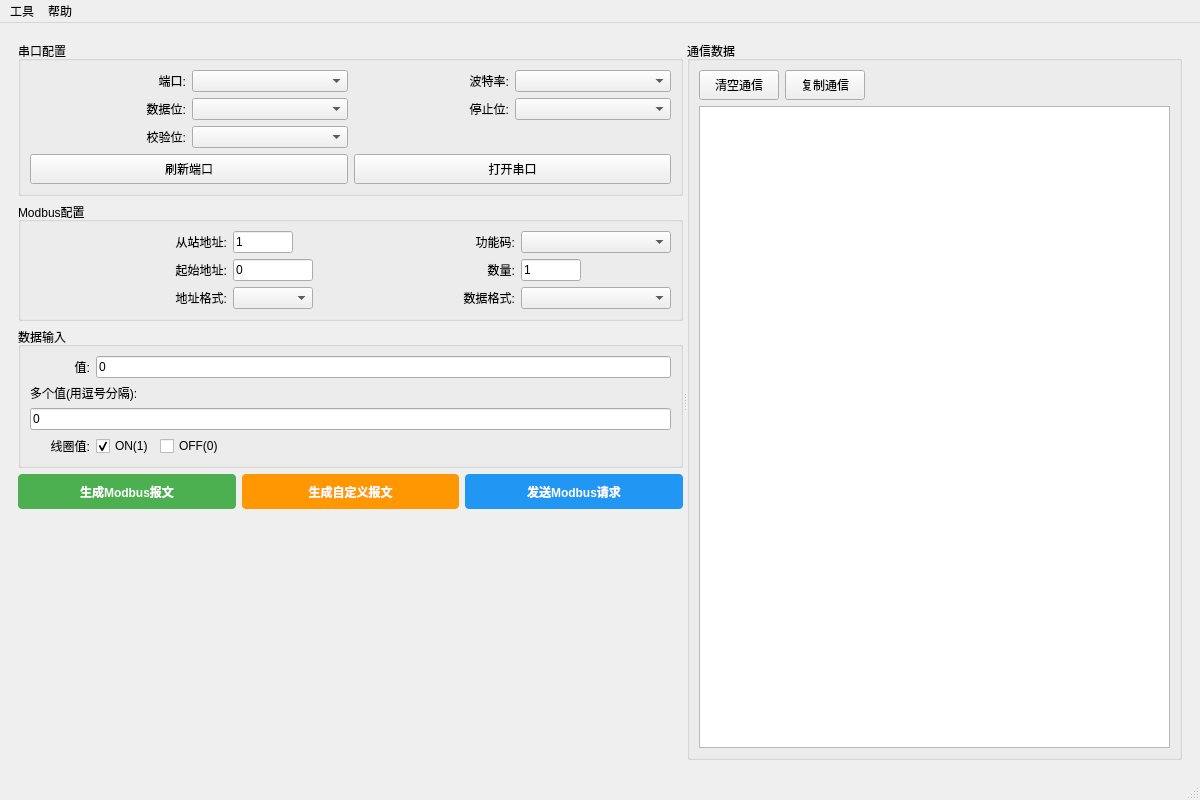
<?xml version="1.0" encoding="UTF-8"?>
<ui version="4.0">
 <class>MainWindow</class>
 <widget class="QMainWindow" name="MainWindow">
  <property name="geometry">
   <rect>
    <x>0</x>
    <y>0</y>
    <width>1200</width>
    <height>800</height>
   </rect>
  </property>
  <property name="windowTitle">
   <string>工具集 - Modbus串口工具 &amp; 进制转换器</string>
  </property>
  <widget class="QWidget" name="centralwidget">
   <layout class="QVBoxLayout" name="verticalLayout">
    <item>
     <widget class="QStackedWidget" name="stackedWidget">
      <property name="currentIndex">
       <number>0</number>
      </property>
      <widget class="QWidget" name="modbusPage">
       <layout class="QVBoxLayout" name="verticalLayout_2">
        <item>
         <widget class="QSplitter" name="splitter">
          <property name="orientation">
           <enum>Qt::Horizontal</enum>
          </property>
          <widget class="QWidget" name="left_widget">
           <layout class="QVBoxLayout" name="verticalLayout_3">
            <item>
             <widget class="QGroupBox" name="serial_group">
              <property name="title">
               <string>串口配置</string>
              </property>
              <layout class="QVBoxLayout" name="verticalLayout_4">
               <item>
                <layout class="QGridLayout" name="gridLayout">
                 <item row="0" column="0">
                  <widget class="QLabel" name="label">
                   <property name="text">
                    <string>端口:</string>
                   </property>
                   <property name="alignment">
                    <set>Qt::AlignRight|Qt::AlignTrailing|Qt::AlignVCenter</set>
                   </property>
                  </widget>
                 </item>
                 <item row="0" column="1">
                  <widget class="QComboBox" name="port_combo">
                   <property name="minimumSize">
                    <size>
                     <width>120</width>
                     <height>0</height>
                    </size>
                   </property>
                  </widget>
                 </item>
                 <item row="0" column="2">
                  <widget class="QLabel" name="label_2">
                   <property name="text">
                    <string>波特率:</string>
                   </property>
                   <property name="alignment">
                    <set>Qt::AlignRight|Qt::AlignTrailing|Qt::AlignVCenter</set>
                   </property>
                  </widget>
                 </item>
                 <item row="0" column="3">
                  <widget class="QComboBox" name="baud_combo">
                   <property name="minimumSize">
                    <size>
                     <width>80</width>
                     <height>0</height>
                    </size>
                   </property>
                  </widget>
                 </item>
                 <item row="1" column="0">
                  <widget class="QLabel" name="label_3">
                   <property name="text">
                    <string>数据位:</string>
                   </property>
                   <property name="alignment">
                    <set>Qt::AlignRight|Qt::AlignTrailing|Qt::AlignVCenter</set>
                   </property>
                  </widget>
                 </item>
                 <item row="1" column="1">
                  <widget class="QComboBox" name="data_bits_combo">
                   <property name="minimumSize">
                    <size>
                     <width>60</width>
                     <height>0</height>
                    </size>
                   </property>
                  </widget>
                 </item>
                 <item row="1" column="2">
                  <widget class="QLabel" name="label_4">
                   <property name="text">
                    <string>停止位:</string>
                   </property>
                   <property name="alignment">
                    <set>Qt::AlignRight|Qt::AlignTrailing|Qt::AlignVCenter</set>
                   </property>
                  </widget>
                 </item>
                 <item row="1" column="3">
                  <widget class="QComboBox" name="stop_bits_combo">
                   <property name="minimumSize">
                    <size>
                     <width>60</width>
                     <height>0</height>
                    </size>
                   </property>
                  </widget>
                 </item>
                 <item row="2" column="0">
                  <widget class="QLabel" name="label_5">
                   <property name="text">
                    <string>校验位:</string>
                   </property>
                   <property name="alignment">
                    <set>Qt::AlignRight|Qt::AlignTrailing|Qt::AlignVCenter</set>
                   </property>
                  </widget>
                 </item>
                 <item row="2" column="1">
                  <widget class="QComboBox" name="parity_combo">
                   <property name="minimumSize">
                    <size>
                     <width>80</width>
                     <height>0</height>
                    </size>
                   </property>
                  </widget>
                 </item>
                </layout>
               </item>
               <item>
                <layout class="QHBoxLayout" name="button_layout">
                 <item>
                  <widget class="QPushButton" name="refresh_btn">
                   <property name="text">
                    <string>刷新端口</string>
                   </property>
                   <property name="minimumSize">
                    <size>
                     <width>80</width>
                     <height>30</height>
                    </size>
                   </property>
                  </widget>
                 </item>
                 <item>
                  <widget class="QPushButton" name="open_btn">
                   <property name="text">
                    <string>打开串口</string>
                   </property>
                   <property name="minimumSize">
                    <size>
                     <width>80</width>
                     <height>30</height>
                    </size>
                   </property>
                  </widget>
                 </item>
                </layout>
               </item>
              </layout>
             </widget>
            </item>
            <item>
             <widget class="QGroupBox" name="modbus_group">
              <property name="title">
               <string>Modbus配置</string>
              </property>
              <layout class="QVBoxLayout" name="verticalLayout_5">
               <item>
                <layout class="QGridLayout" name="gridLayout_2">
                 <item row="0" column="0">
                  <widget class="QLabel" name="label_6">
                   <property name="text">
                    <string>从站地址:</string>
                   </property>
                   <property name="alignment">
                    <set>Qt::AlignRight|Qt::AlignTrailing|Qt::AlignVCenter</set>
                   </property>
                  </widget>
                 </item>
                 <item row="0" column="1">
                  <widget class="QLineEdit" name="slave_addr_edit">
                   <property name="maximumSize">
                    <size>
                     <width>60</width>
                     <height>16777215</height>
                    </size>
                   </property>
                   <property name="text">
                    <string>1</string>
                   </property>
                  </widget>
                 </item>
                 <item row="0" column="2">
                  <widget class="QLabel" name="label_7">
                   <property name="text">
                    <string>功能码:</string>
                   </property>
                   <property name="alignment">
                    <set>Qt::AlignRight|Qt::AlignTrailing|Qt::AlignVCenter</set>
                   </property>
                  </widget>
                 </item>
                 <item row="0" column="3">
                  <widget class="QComboBox" name="func_code_combo">
                   <property name="minimumSize">
                    <size>
                     <width>150</width>
                     <height>0</height>
                    </size>
                   </property>
                  </widget>
                 </item>
                 <item row="1" column="0">
                  <widget class="QLabel" name="label_8">
                   <property name="text">
                    <string>起始地址:</string>
                   </property>
                   <property name="alignment">
                    <set>Qt::AlignRight|Qt::AlignTrailing|Qt::AlignVCenter</set>
                   </property>
                  </widget>
                 </item>
                 <item row="1" column="1">
                  <widget class="QLineEdit" name="start_addr_edit">
                   <property name="maximumSize">
                    <size>
                     <width>80</width>
                     <height>16777215</height>
                    </size>
                   </property>
                   <property name="text">
                    <string>0</string>
                   </property>
                  </widget>
                 </item>
                 <item row="1" column="2">
                  <widget class="QLabel" name="label_9">
                   <property name="text">
                    <string>数量:</string>
                   </property>
                   <property name="alignment">
                    <set>Qt::AlignRight|Qt::AlignTrailing|Qt::AlignVCenter</set>
                   </property>
                  </widget>
                 </item>
                 <item row="1" column="3">
                  <widget class="QLineEdit" name="reg_count_edit">
                   <property name="maximumSize">
                    <size>
                     <width>60</width>
                     <height>16777215</height>
                    </size>
                   </property>
                   <property name="text">
                    <string>1</string>
                   </property>
                  </widget>
                 </item>
                 <item row="2" column="0">
                  <widget class="QLabel" name="label_10">
                   <property name="text">
                    <string>地址格式:</string>
                   </property>
                   <property name="alignment">
                    <set>Qt::AlignRight|Qt::AlignTrailing|Qt::AlignVCenter</set>
                   </property>
                  </widget>
                 </item>
                 <item row="2" column="1">
                  <widget class="QComboBox" name="addr_format_combo">
                   <property name="minimumSize">
                    <size>
                     <width>80</width>
                     <height>0</height>
                    </size>
                   </property>
                  </widget>
                 </item>
                 <item row="2" column="2">
                  <widget class="QLabel" name="label_11">
                   <property name="text">
                    <string>数据格式:</string>
                   </property>
                   <property name="alignment">
                    <set>Qt::AlignRight|Qt::AlignTrailing|Qt::AlignVCenter</set>
                   </property>
                  </widget>
                 </item>
                 <item row="2" column="3">
                  <widget class="QComboBox" name="data_format_combo">
                   <property name="minimumSize">
                    <size>
                     <width>80</width>
                     <height>0</height>
                    </size>
                   </property>
                  </widget>
                 </item>
                </layout>
               </item>
              </layout>
             </widget>
            </item>
            <item>
             <widget class="QGroupBox" name="data_group">
              <property name="title">
               <string>数据输入</string>
              </property>
              <layout class="QVBoxLayout" name="verticalLayout_6">
               <item>
                <layout class="QHBoxLayout" name="single_value_layout">
                 <item>
                  <widget class="QLabel" name="label_12">
                   <property name="text">
                    <string>值:</string>
                   </property>
                   <property name="alignment">
                    <set>Qt::AlignRight|Qt::AlignTrailing|Qt::AlignVCenter</set>
                   </property>
                   <property name="minimumSize">
                    <size>
                     <width>60</width>
                     <height>0</height>
                    </size>
                   </property>
                  </widget>
                 </item>
                 <item>
                  <widget class="QLineEdit" name="single_value_edit">
                   <property name="text">
                    <string>0</string>
                   </property>
                  </widget>
                 </item>
                </layout>
               </item>
               <item>
                <layout class="QVBoxLayout" name="multi_value_layout">
                 <item>
                  <widget class="QLabel" name="label_13">
                   <property name="text">
                    <string>多个值(用逗号分隔):</string>
                   </property>
                  </widget>
                 </item>
                 <item>
                  <widget class="QLineEdit" name="multi_value_edit">
                   <property name="text">
                    <string>0</string>
                   </property>
                  </widget>
                 </item>
                </layout>
               </item>
               <item>
                <layout class="QHBoxLayout" name="coil_value_layout">
                 <item>
                  <widget class="QLabel" name="label_14">
                   <property name="text">
                    <string>线圈值:</string>
                   </property>
                   <property name="alignment">
                    <set>Qt::AlignRight|Qt::AlignTrailing|Qt::AlignVCenter</set>
                   </property>
                   <property name="minimumSize">
                    <size>
                     <width>60</width>
                     <height>0</height>
                    </size>
                   </property>
                  </widget>
                 </item>
                 <item>
                  <widget class="QCheckBox" name="coil_on_radio">
                   <property name="text">
                    <string>ON(1)</string>
                   </property>
                   <property name="checked">
                    <bool>true</bool>
                   </property>
                  </widget>
                 </item>
                 <item>
                  <widget class="QCheckBox" name="coil_off_radio">
                   <property name="text">
                    <string>OFF(0)</string>
                   </property>
                  </widget>
                 </item>
                 <item>
                  <spacer name="horizontalSpacer">
                   <property name="orientation">
                    <enum>Qt::Horizontal</enum>
                   </property>
                   <property name="sizeHint" stdset="0">
                    <size>
                     <width>40</width>
                     <height>20</height>
                    </size>
                   </property>
                  </spacer>
                 </item>
                </layout>
               </item>
              </layout>
             </widget>
            </item>
            <item>
             <layout class="QHBoxLayout" name="button_container">
              <item>
               <widget class="QPushButton" name="generate_btn">
                <property name="text">
                 <string>生成Modbus报文</string>
                </property>
                <property name="minimumSize">
                 <size>
                  <width>120</width>
                  <height>35</height>
                 </size>
                </property>
                <property name="styleSheet">
                 <string notr="true">QPushButton {
    background-color: #4CAF50;
    color: white;
    border: none;
    border-radius: 4px;
    font-weight: bold;
}
QPushButton:hover {
    background-color: #45a049;
}
QPushButton:pressed {
    background-color: #3d8b40;
}</string>
                </property>
               </widget>
              </item>
              <item>
               <widget class="QPushButton" name="generate_custom_btn">
                <property name="text">
                 <string>生成自定义报文</string>
                </property>
                <property name="minimumSize">
                 <size>
                  <width>120</width>
                  <height>35</height>
                 </size>
                </property>
                <property name="styleSheet">
                 <string notr="true">QPushButton {
    background-color: #FF9800;
    color: white;
    border: none;
    border-radius: 4px;
    font-weight: bold;
}
QPushButton:hover {
    background-color: #F57C00;
}
QPushButton:pressed {
    background-color: #EF6C00;
}</string>
                </property>
               </widget>
              </item>
              <item>
               <widget class="QPushButton" name="send_btn">
                <property name="text">
                 <string>发送Modbus请求</string>
                </property>
                <property name="minimumSize">
                 <size>
                  <width>120</width>
                  <height>35</height>
                 </size>
                </property>
                <property name="styleSheet">
                 <string notr="true">QPushButton {
    background-color: #2196F3;
    color: white;
    border: none;
    border-radius: 4px;
    font-weight: bold;
}
QPushButton:hover {
    background-color: #1976D2;
}
QPushButton:pressed {
    background-color: #0D47A1;
}</string>
                </property>
               </widget>
              </item>
             </layout>
            </item>
            <item>
             <spacer name="verticalSpacer">
              <property name="orientation">
               <enum>Qt::Vertical</enum>
              </property>
              <property name="sizeHint" stdset="0">
               <size>
                <width>20</width>
                <height>40</height>
               </size>
              </property>
             </spacer>
            </item>
           </layout>
          </widget>
          <widget class="QWidget" name="right_widget">
           <layout class="QVBoxLayout" name="verticalLayout_7">
            <item>
             <widget class="QGroupBox" name="communication_group">
              <property name="title">
               <string>通信数据</string>
              </property>
              <layout class="QVBoxLayout" name="verticalLayout_8">
               <item>
                <layout class="QHBoxLayout" name="communication_buttons_layout">
                 <item>
                  <widget class="QPushButton" name="clear_packet_btn">
                   <property name="text">
                    <string>清空通信</string>
                   </property>
                   <property name="minimumSize">
                    <size>
                     <width>80</width>
                     <height>30</height>
                    </size>
                   </property>
                  </widget>
                 </item>
                 <item>
                  <widget class="QPushButton" name="copy_packet_btn">
                   <property name="text">
                    <string>复制通信</string>
                   </property>
                   <property name="minimumSize">
                    <size>
                     <width>80</width>
                     <height>30</height>
                    </size>
                   </property>
                  </widget>
                 </item>
                 <item>
                  <spacer name="horizontalSpacer_2">
                   <property name="orientation">
                    <enum>Qt::Horizontal</enum>
                   </property>
                   <property name="sizeHint" stdset="0">
                    <size>
                     <width>40</width>
                     <height>20</height>
                    </size>
                   </property>
                  </spacer>
                 </item>
                </layout>
               </item>
               <item>
                <widget class="QTextEdit" name="communication_text">
                 <property name="font">
                  <font>
                   <family>Courier New</family>
                   <pointsize>9</pointsize>
                  </font>
                 </property>
                </widget>
               </item>
              </layout>
             </widget>
            </item>
           </layout>
          </widget>
         </widget>
        </item>
       </layout>
      </widget>
      <widget class="QWidget" name="converterPage">
       <layout class="QVBoxLayout" name="verticalLayout_9">
        <item>
         <widget class="QSplitter" name="splitter_2">
          <property name="orientation">
           <enum>Qt::Vertical</enum>
          </property>
          <widget class="QGroupBox" name="radix_group">
           <property name="title">
            <string>进制转换</string>
           </property>
           <layout class="QVBoxLayout" name="verticalLayout_10">
            <item>
             <layout class="QVBoxLayout" name="base_selection_layout">
              <item>
               <layout class="QVBoxLayout" name="from_layout">
                <item>
                 <widget class="QLabel" name="label_15">
                  <property name="text">
                   <string>从进制:</string>
                  </property>
                 </widget>
                </item>
                <item>
                 <layout class="QHBoxLayout" name="from_buttons_layout"/>
                </item>
               </layout>
              </item>
              <item>
               <layout class="QVBoxLayout" name="to_layout">
                <item>
                 <widget class="QLabel" name="label_16">
                  <property name="text">
                   <string>到进制:</string>
                  </property>
                 </widget>
                </item>
                <item>
                 <layout class="QHBoxLayout" name="to_buttons_layout"/>
                </item>
               </layout>
              </item>
             </layout>
            </item>
            <item>
             <layout class="QFormLayout" name="input_layout">
              <item row="0" column="0">
               <widget class="QLabel" name="label_17">
                <property name="text">
                 <string>转换数字:</string>
                </property>
               </widget>
              </item>
              <item row="0" column="1">
               <widget class="QLineEdit" name="radix_input">
                <property name="placeholderText">
                 <string>在此输入待转换数字</string>
                </property>
               </widget>
              </item>
             </layout>
            </item>
            <item>
             <layout class="QHBoxLayout" name="convert_button_layout">
              <item>
               <widget class="QPushButton" name="convert_button">
                <property name="text">
                 <string>转换</string>
                </property>
               </widget>
              </item>
              <item>
               <spacer name="horizontalSpacer_3">
                <property name="orientation">
                 <enum>Qt::Horizontal</enum>
                </property>
                <property name="sizeHint" stdset="0">
                 <size>
                  <width>40</width>
                  <height>20</height>
                 </size>
                </property>
               </spacer>
              </item>
             </layout>
            </item>
            <item>
             <layout class="QVBoxLayout" name="result_layout">
              <item>
               <widget class="QLabel" name="label_18">
                <property name="text">
                 <string>转换结果:</string>
                </property>
               </widget>
              </item>
              <item>
               <widget class="QTextEdit" name="radix_result">
                <property name="maximumHeight">
                 <number>80</number>
                </property>
                <property name="plainText">
                 <string>此处为对应上方填入的数值转换后的结果</string>
                </property>
               </widget>
              </item>
             </layout>
            </item>
            <item>
             <widget class="QLabel" name="note_label">
              <property name="text">
               <string>注意：如果位数不足，转换结果会自动在前面补0来补满对应的位数</string>
              </property>
              <property name="styleSheet">
               <string notr="true">color: #7f8c8d; font-style: italic;</string>
              </property>
             </widget>
            </item>
           </layout>
          </widget>
          <widget class="QGroupBox" name="ieee_group">
           <property name="title">
            <string>IEEE 754浮点数转换</string>
           </property>
           <layout class="QVBoxLayout" name="verticalLayout_11">
            <item>
             <layout class="QFormLayout" name="ieee_input_layout">
              <item row="0" column="0">
               <widget class="QLabel" name="label_19">
                <property name="text">
                 <string>10进制浮点数:</string>
                </property>
               </widget>
              </item>
              <item row="0" column="1">
               <widget class="QLineEdit" name="decimal_input">
                <property name="placeholderText">
                 <string>输入10进制数</string>
                </property>
               </widget>
              </item>
              <item row="1" column="0">
               <widget class="QLabel" name="label_20">
                <property name="text">
                 <string>16进制浮点数:</string>
                </property>
               </widget>
              </item>
              <item row="1" column="1">
               <widget class="QLineEdit" name="hex_input">
                <property name="placeholderText">
                 <string>输入16进制数（每个字节中间可以有空格）</string>
                </property>
               </widget>
              </item>
             </layout>
            </item>
            <item>
             <layout class="QHBoxLayout" name="ieee_button_layout">
              <item>
               <widget class="QPushButton" name="to_hex_button">
                <property name="text">
                 <string>10进制 → 16进制</string>
                </property>
               </widget>
              </item>
              <item>
               <widget class="QPushButton" name="to_decimal_button">
                <property name="text">
                 <string>16进制 → 10进制</string>
                </property>
               </widget>
              </item>
              <item>
               <spacer name="horizontalSpacer_4">
                <property name="orientation">
                 <enum>Qt::Horizontal</enum>
                </property>
                <property name="sizeHint" stdset="0">
                 <size>
                  <width>40</width>
                  <height>20</height>
                 </size>
                </property>
               </spacer>
              </item>
             </layout>
            </item>
            <item>
             <layout class="QVBoxLayout" name="ieee_result_layout">
              <item>
               <widget class="QLabel" name="label_21">
                <property name="text">
                 <string>转换结果:</string>
                </property>
               </widget>
              </item>
              <item>
               <widget class="QTextEdit" name="ieee_result">
                <property name="maximumHeight">
                 <number>80</number>
                </property>
                <property name="plainText">
                 <string>此处为对应上方数值转换后的结果</string>
                </property>
               </widget>
              </item>
             </layout>
            </item>
            <item>
             <widget class="QLabel" name="ieee_note_label">
              <property name="text">
               <string>注意：每个字节中间会有空格，填入到代码中的时候要去掉这些空格</string>
              </property>
              <property name="styleSheet">
               <string notr="true">color: #7f8c8d; font-style: italic;</string>
              </property>
             </widget>
            </item>
           </layout>
          </widget>
         </widget>
        </item>
       </layout>
      </widget>
     </widget>
    </item>
   </layout>
  </widget>
  <widget class="QMenuBar" name="menubar">
   <property name="geometry">
    <rect>
     <x>0</x>
     <y>0</y>
     <width>1200</width>
     <height>22</height>
    </rect>
   </property>
   <widget class="QMenu" name="menu">
    <property name="title">
     <string>工具</string>
    </property>
    <addaction name="actionModbus"/>
    <addaction name="actionConverter"/>
   </widget>
   <widget class="QMenu" name="menu_2">
    <property name="title">
     <string>帮助</string>
    </property>
    <addaction name="actionAbout"/>
   </widget>
   <addaction name="menu"/>
   <addaction name="menu_2"/>
  </widget>
  <widget class="QStatusBar" name="statusbar"/>
  <action name="actionModbus">
   <property name="text">
    <string>Modbus串口工具</string>
   </property>
  </action>
  <action name="actionConverter">
   <property name="text">
    <string>进制转换器</string>
   </property>
  </action>
  <action name="actionAbout">
   <property name="text">
    <string>关于</string>
   </property>
  </action>
 </widget>
 <resources/>
 <connections/>
</ui>
